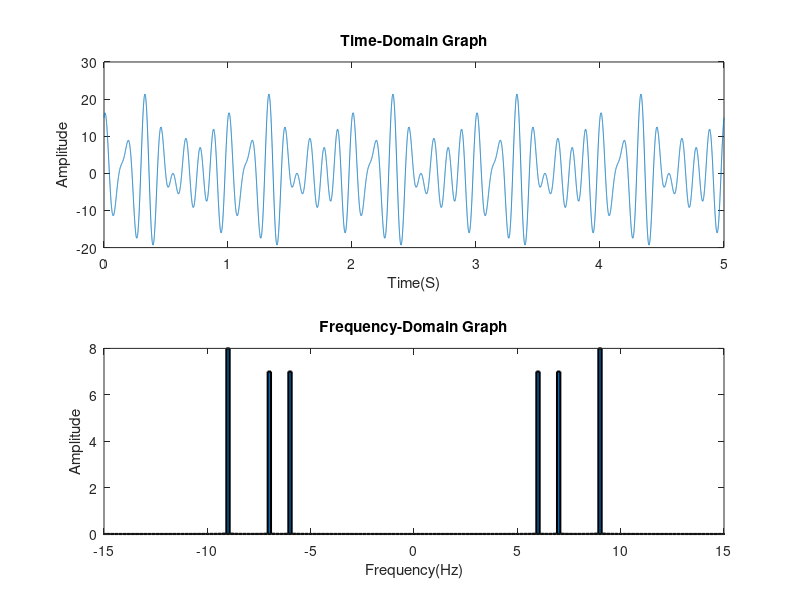
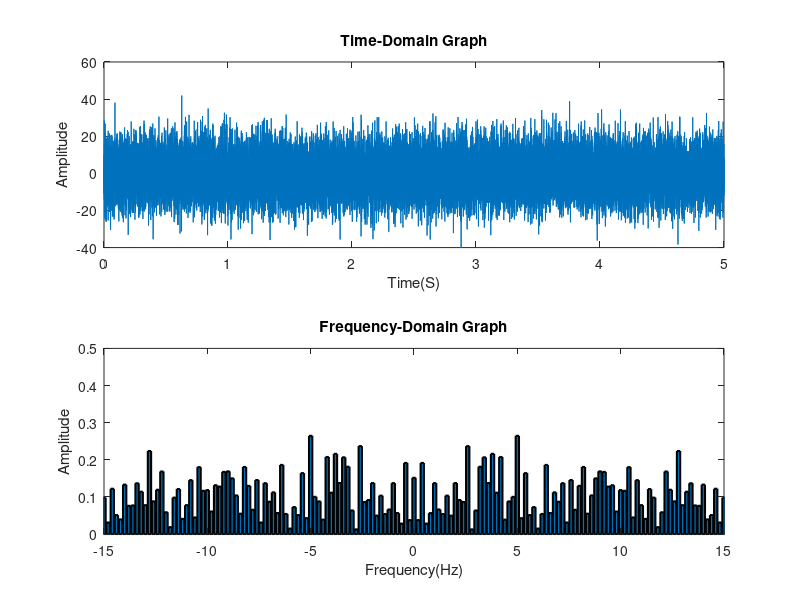
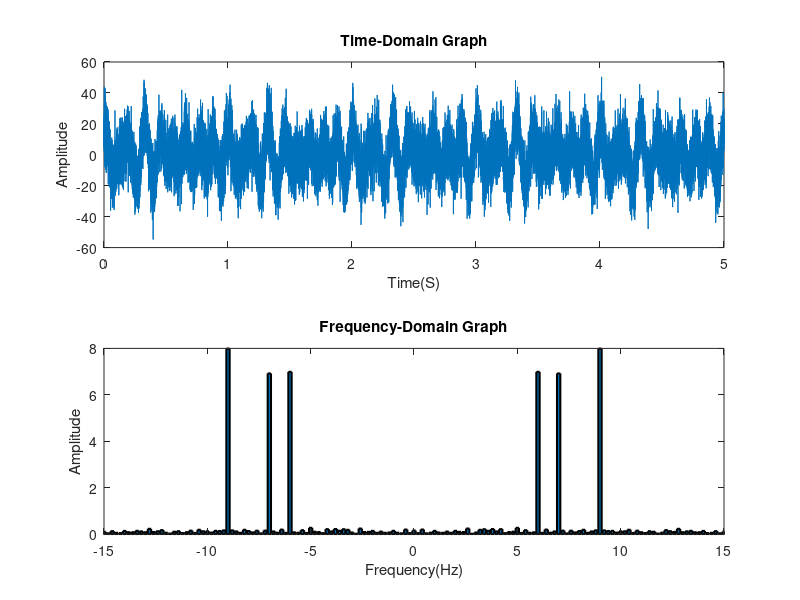

Reproduce these figures in MATLAB, in order.
clc
clear all
close all
A=2;
B=0;
C=4;
D=2;
E=5;
F=5;
G=6;
H=1;
a1=G+1;
a2=F+2;
a3=E+3;
f1=E+1;
f2=F+2;
f3=G+3;
fre = 5000 ;
ti = 0:1/fre:5;
x1= a1*cos(2*pi*f1*ti);
x2= a2*sin(2*pi*f2*ti);
x3= a3*cos(2*pi*f3*ti); 
signal= x1+x2+x3;
figure;
subplot(2,1,1)
plot(ti,signal);
xlabel('Time(S)');
ylabel('Amplitude');
title('Time-Domain Graph');

nx=length(signal);
fsignal=abs(fftshift(fft(signal))/(nx/2));
f= linspace(-fre/2,fre/2,nx);
subplot(2,1,2)
bar(f,fsignal,'linewidth',1.5);
xlabel('Frequency(Hz)');
ylabel('Amplitude');
title('Frequency-Domain Graph');
xlim([-15 15])

sd=10;
noise=sd*randn(1,nx);
figure;
subplot(2,1,1)
plot(ti,noise);
xlabel('Time(S)');
ylabel('Amplitude');
title('Time-Domain Graph');

fnoise=abs(fftshift(fft(noise))/(nx/2));
subplot(2,1,2)
bar(f,fnoise,'linewidth',1.5);
xlabel('Frequency(Hz)');
ylabel('Amplitude');
title('Frequency-Domain Graph');
xlim([-15 15])


noisy_sig=signal+noise;
figure;
subplot(2,1,1)
plot(ti,noisy_sig);
xlabel('Time(S)');
ylabel('Amplitude');
title('Time-Domain Graph');

fnoisy_sig=abs(fftshift(fft(noisy_sig))/(nx/2));
subplot(2,1,2)
bar(f,fnoisy_sig,'linewidth',1.5);
xlabel('Frequency(Hz)');
ylabel('Amplitude');
title('Frequency-Domain Graph');
xlim([-15 15])


